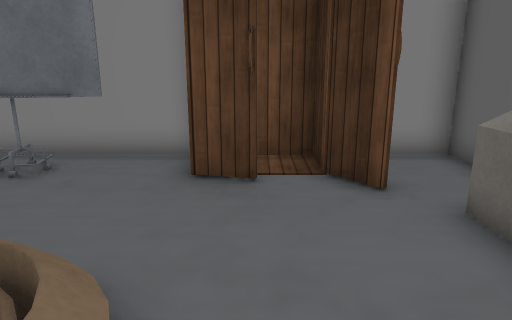
[1] (above)

14 first-person views from a walk through a scene from a Unity 3-D project. The camera is 1.3 m above the floor, tilts 14° down and sees 70° across. The floor is counted in squares, 0.64 m on a side. Each view is taken from the middle of a square. On the plan, view 1 faces up. The plan holds only what a view shows up to about 19 squares ahead; the rest is blank. The player is left out. Some surface patterns are stand-ins.

[2]
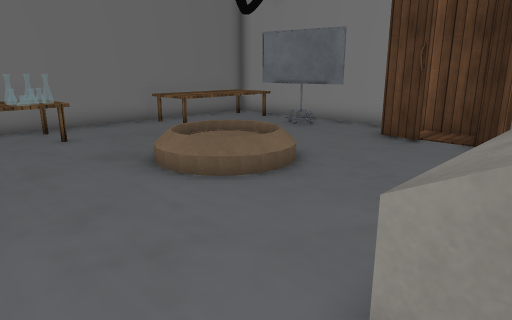

[3]
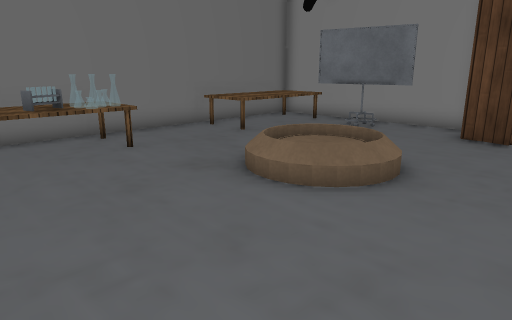

[4]
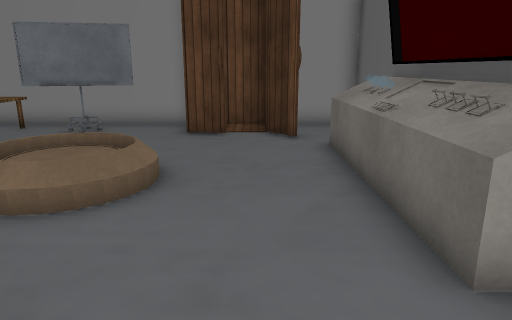

[5]
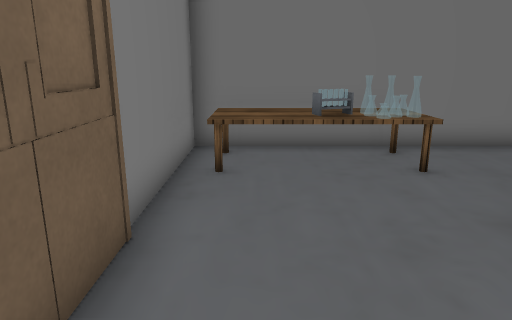

[6]
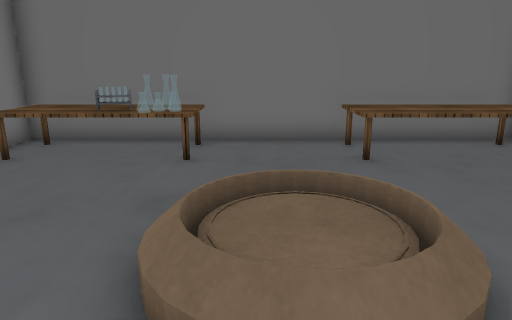

[7]
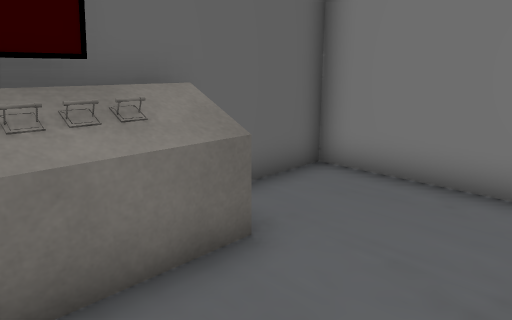

[8]
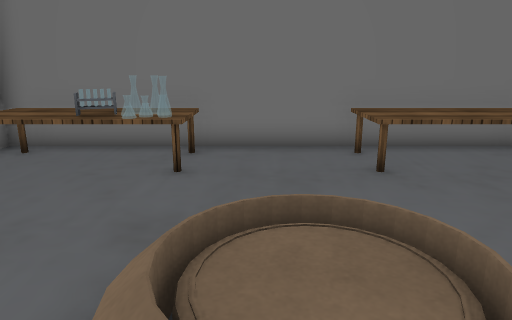

[9]
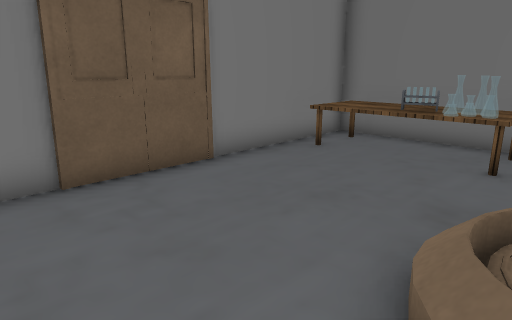

[10]
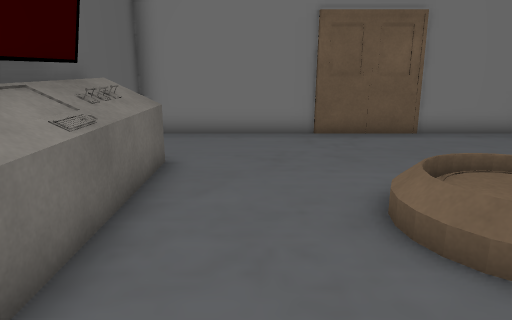

[11]
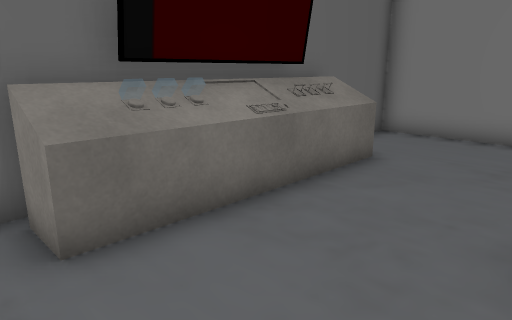

[12]
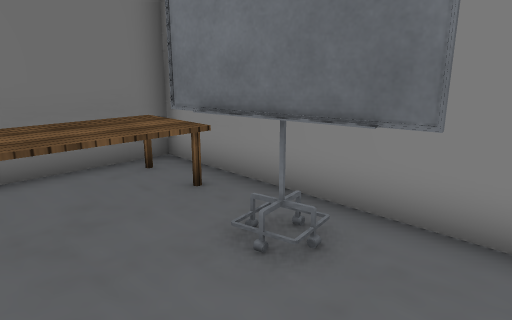

[13]
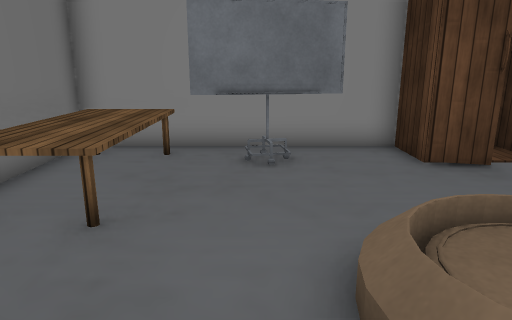

[14]
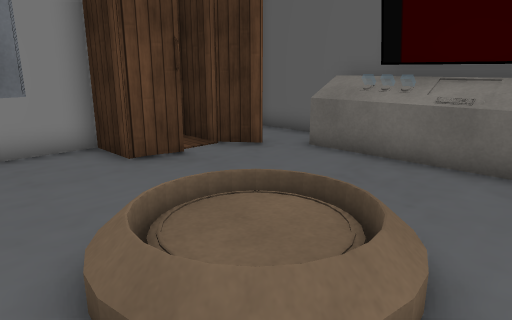

### Floor plan
Key: @ floor where view 1 was taken; # wall or solid block; . main floor; : floor 0.25 m higher than the main floor; / step, stairs or slope; C cabinet; T table; O other object.
Columns run from 10 left of view 1 to 5 right of it. Each row starts with its distance up from view 1.
  9 ##########
  8 #TTT.....CCC
  7 #TTTOOOO.#CCC. #
  6 #TTT........#. #
  5 #TTT.........OO#
  4 #TTT.........OO#
  3 #TTT...::....OO#
  2 #...../:::...OO#
  1 #...../:::...OO#
  0 #TTT...::.@..OO#
 -1 #TTT.........OO#
 -2 #TTT.........OO#
 -3 #TTT...........#
 -4 #TTT...........#
 -5 #TTT...........#
 -6 ################

Where each view was taken, in squares from view 1:
view 1: 0 up, 0 right, facing up
view 2: 4 down, 4 right, facing up-left
view 3: 5 down, 2 right, facing up-left
view 4: 5 down, 1 right, facing up
view 5: 4 down, 0 right, facing left
view 6: 1 up, 1 right, facing left
view 7: 1 up, 0 right, facing down-right
view 8: 1 up, 0 right, facing left
view 9: 1 up, 1 right, facing down-left
view 10: 6 up, 1 right, facing down
view 11: 6 up, 1 left, facing down-right
view 12: 4 up, 2 left, facing up-left
view 13: 1 down, 5 left, facing up
view 14: 1 down, 5 left, facing up-right
